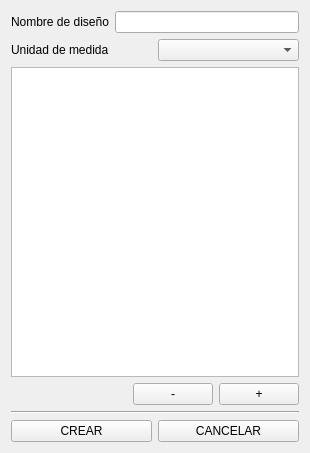
<?xml version="1.0" encoding="UTF-8"?>
<ui version="4.0">
 <class>Form_New_Design_File</class>
 <widget class="QWidget" name="Form_New_Design_File">
  <property name="geometry">
   <rect>
    <x>0</x>
    <y>0</y>
    <width>310</width>
    <height>453</height>
   </rect>
  </property>
  <property name="windowTitle">
   <string>Form</string>
  </property>
  <layout class="QVBoxLayout" name="verticalLayout_2">
   <item>
    <layout class="QVBoxLayout" name="verticalLayout">
     <item>
      <layout class="QHBoxLayout" name="horizontalLayout">
       <item>
        <widget class="QLabel" name="label">
         <property name="text">
          <string>Nombre de diseño</string>
         </property>
        </widget>
       </item>
       <item>
        <widget class="QLineEdit" name="lineEdit_nombreDiseno"/>
       </item>
      </layout>
     </item>
     <item>
      <layout class="QHBoxLayout" name="horizontalLayout_2">
       <item>
        <widget class="QLabel" name="label_2">
         <property name="text">
          <string>Unidad de medida</string>
         </property>
        </widget>
       </item>
       <item>
        <widget class="QComboBox" name="comboBox_unidadMedida"/>
       </item>
      </layout>
     </item>
     <item>
      <widget class="QTableWidget" name="tableWidget_columnsDiseno"/>
     </item>
     <item>
      <layout class="QHBoxLayout" name="horizontalLayout_3" stretch="1,0,0">
       <item>
        <spacer name="horizontalSpacer">
         <property name="orientation">
          <enum>Qt::Horizontal</enum>
         </property>
         <property name="sizeHint" stdset="0">
          <size>
           <width>40</width>
           <height>20</height>
          </size>
         </property>
        </spacer>
       </item>
       <item>
        <widget class="QPushButton" name="pushButton_lessRow">
         <property name="text">
          <string>-</string>
         </property>
        </widget>
       </item>
       <item>
        <widget class="QPushButton" name="pushButton_addRow">
         <property name="text">
          <string>+</string>
         </property>
        </widget>
       </item>
      </layout>
     </item>
     <item>
      <widget class="Line" name="line">
       <property name="orientation">
        <enum>Qt::Horizontal</enum>
       </property>
      </widget>
     </item>
     <item>
      <layout class="QHBoxLayout" name="horizontalLayout_4">
       <item>
        <widget class="QPushButton" name="pushButton_crearDiseno">
         <property name="text">
          <string>CREAR</string>
         </property>
        </widget>
       </item>
       <item>
        <widget class="QPushButton" name="pushButton_cancelarDiseno">
         <property name="text">
          <string>CANCELAR</string>
         </property>
        </widget>
       </item>
      </layout>
     </item>
    </layout>
   </item>
  </layout>
 </widget>
 <resources/>
 <connections/>
</ui>
